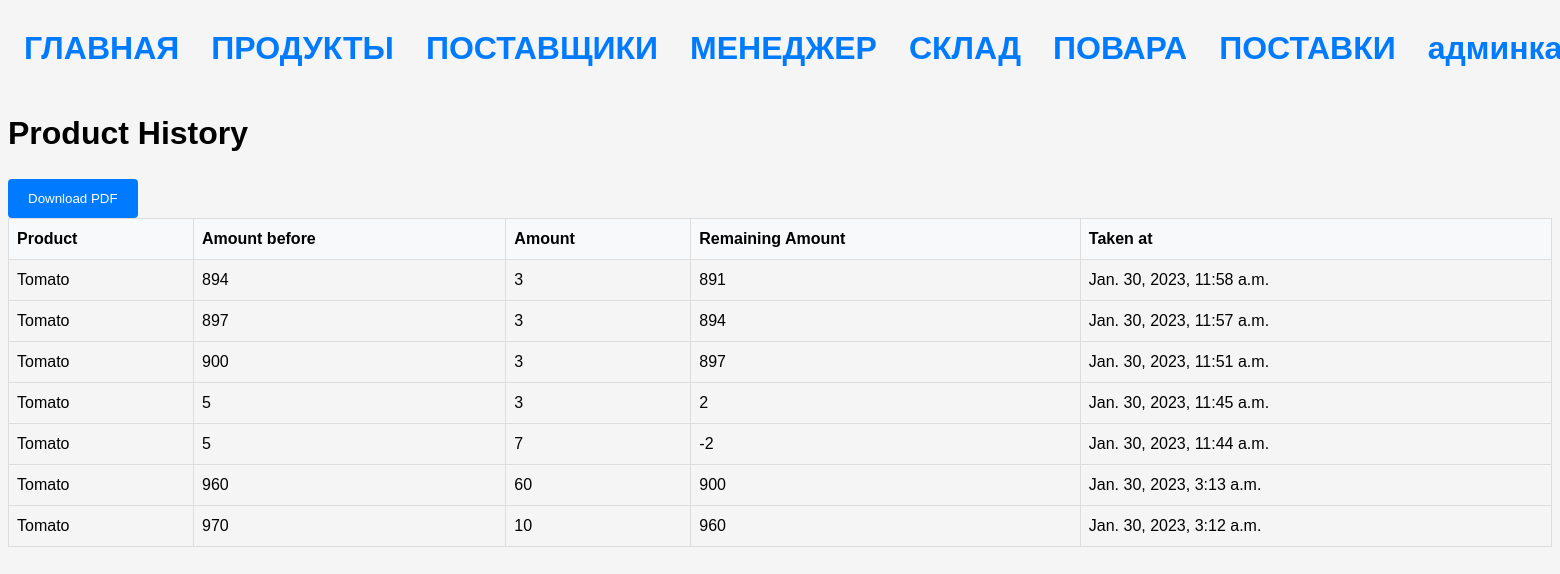
The page /cooker/history/ on the database as committed earlier.
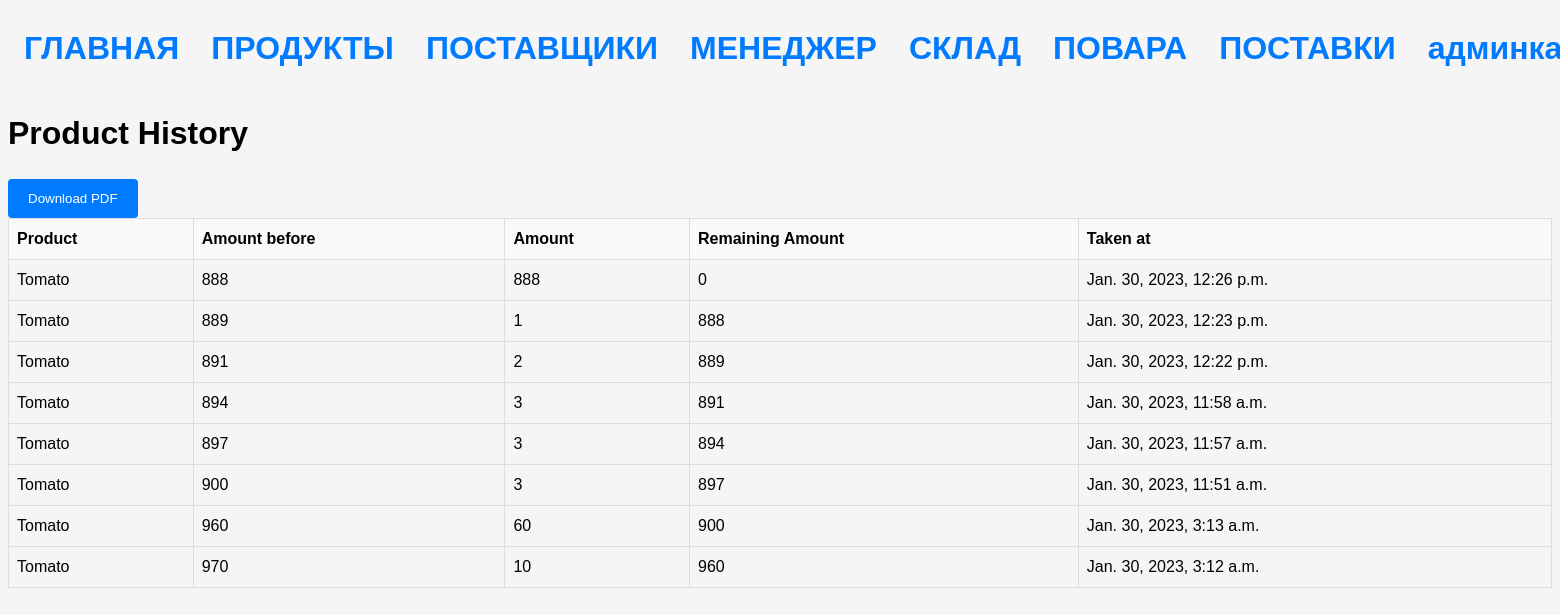
The same page on the database as committed later.
### stock/models.py (models this page shows, shortened)
class StockHistory(models.Model):
    stock = models.ForeignKey(StockProduct, on_delete=models.CASCADE)
    amount = models.IntegerField()
    initial_amount = models.IntegerField(default=1)
    final_amount = models.IntegerField(default=1)
    created_at = models.DateTimeField(auto_now_add=True)

class StockProduct(Model):
    product = models.ForeignKey(Product, on_delete=models.CASCADE)
    amount = models.IntegerField()
    expired_at = models.DateField()

class Product(Model):
    name = models.CharField(max_length=64)
    term = models.IntegerField()
    measure = models.ForeignKey(Measure, on_delete=models.CASCADE)

### stock/views.py (the view)
# urls.py: path('cooker/history/', CookerProductHistoryView.as_view(), name='cooker_product_history'),
class CookerProductHistoryView(TemplateView):
    template_name = 'cooker/cooker_product_history.html'
    def get_context_data(self, **kwargs):
        context = super().get_context_data(**kwargs)
        history = StockHistory.objects.all().order_by('-created_at')
        context['history'] = history
        return context

### templates/cooker/cooker_product_history.html
{% extends 'base.html' %}
{% block content %}
<h1>Product History</h1>
<form action="{% url 'download_pdf' %}" method="get">
    <input type="submit" value="Download PDF">
</form>
<table>
<thead>
<tr>
<th>Product</th>
<th>Amount before</th>
<th>Amount</th>
<th>Remaining Amount</th>
<th>Taken at</th>
</tr>
</thead>
<tbody>
{% for item in history %}
<tr>
<td>{{ item.stock.product.name }}</td>
<td>{{ item.initial_amount }}</td>
<td>{{ item.amount }}</td>
<td>{{ item.final_amount }}</td>
<td>{{ item.created_at }}</td>
</tr>
{% endfor %}
</tbody>
</table>
{% endblock %}

Rows that differ between the two databases and show on the page:
removed StockHistory: stock.product.name "Tomato", initial_amount "5", amount "3", final_amount "2", created_at "Jan. 30, 2023, 11:45 a.m."
removed StockHistory: stock.product.name "Tomato", initial_amount "5", amount "7", final_amount "-2", created_at "Jan. 30, 2023, 11:44 a.m."
added StockHistory: stock.product.name "Tomato", initial_amount "888", amount "888", final_amount "0", created_at "Jan. 30, 2023, 12:26 p.m."
added StockHistory: stock.product.name "Tomato", initial_amount "889", amount "1", final_amount "888", created_at "Jan. 30, 2023, 12:23 p.m."
added StockHistory: stock.product.name "Tomato", initial_amount "891", amount "2", final_amount "889", created_at "Jan. 30, 2023, 12:22 p.m."
